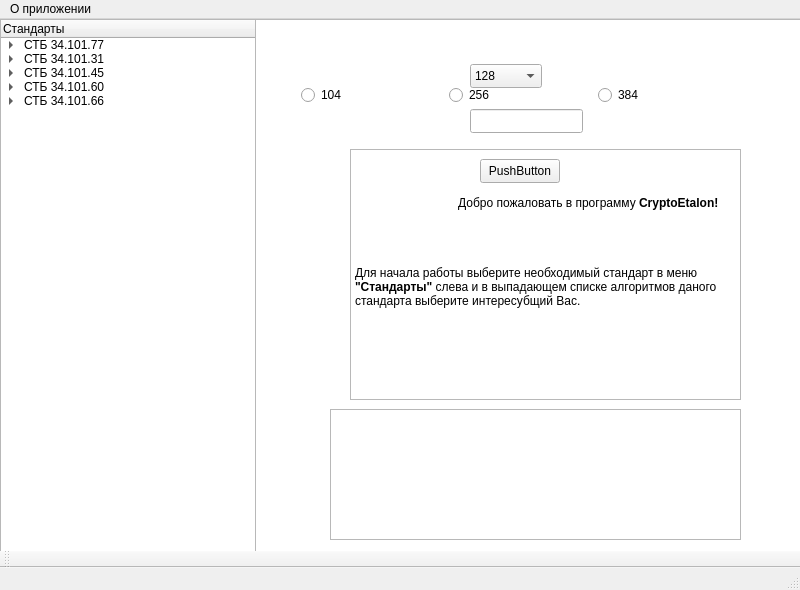
<?xml version="1.0" encoding="UTF-8"?>
<ui version="4.0">
 <class>MainWindow</class>
 <widget class="QMainWindow" name="MainWindow">
  <property name="geometry">
   <rect>
    <x>0</x>
    <y>0</y>
    <width>800</width>
    <height>590</height>
   </rect>
  </property>
  <property name="windowTitle">
   <string>MainWindow</string>
  </property>
  <widget class="QWidget" name="centralwidget">
   <widget class="QTreeWidget" name="treeWidget">
    <property name="geometry">
     <rect>
      <x>0</x>
      <y>0</y>
      <width>256</width>
      <height>541</height>
     </rect>
    </property>
    <column>
     <property name="text">
      <string>Стандарты</string>
     </property>
    </column>
    <item>
     <property name="text">
      <string>СТБ 34.101.77</string>
     </property>
     <item>
      <property name="text">
       <string>Хеширование (bashHash)</string>
      </property>
     </item>
    </item>
    <item>
     <property name="text">
      <string>СТБ 34.101.31</string>
     </property>
     <item>
      <property name="text">
       <string>Хеширование (beltHash)</string>
      </property>
     </item>
     <item>
      <property name="text">
       <string>Выроботка имитовставки</string>
      </property>
     </item>
    </item>
    <item>
     <property name="text">
      <string>СТБ 34.101.45</string>
     </property>
     <item>
      <property name="text">
       <string>Выработка и проверка ЭЦП</string>
      </property>
     </item>
    </item>
    <item>
     <property name="text">
      <string>СТБ 34.101.60</string>
     </property>
     <item>
      <property name="text">
       <string>Разделение секрета</string>
      </property>
     </item>
     <item>
      <property name="text">
       <string>Восставновление и проверка секрета</string>
      </property>
     </item>
    </item>
    <item>
     <property name="text">
      <string>СТБ 34.101.66</string>
     </property>
     <item>
      <property name="text">
       <string>Построение ключа</string>
      </property>
     </item>
    </item>
   </widget>
   <widget class="QLabel" name="label">
    <property name="geometry">
     <rect>
      <x>360</x>
      <y>140</y>
      <width>81</width>
      <height>101</height>
     </rect>
    </property>
    <property name="styleSheet">
     <string notr="true"/>
    </property>
    <property name="text">
     <string/>
    </property>
   </widget>
   <widget class="QTextBrowser" name="textBrowser">
    <property name="geometry">
     <rect>
      <x>350</x>
      <y>130</y>
      <width>391</width>
      <height>251</height>
     </rect>
    </property>
    <property name="html">
     <string>&lt;!DOCTYPE HTML PUBLIC &quot;-//W3C//DTD HTML 4.0//EN&quot; &quot;http://www.w3.org/TR/REC-html40/strict.dtd&quot;&gt;
&lt;html&gt;&lt;head&gt;&lt;meta name=&quot;qrichtext&quot; content=&quot;1&quot; /&gt;&lt;meta charset=&quot;utf-8&quot; /&gt;&lt;style type=&quot;text/css&quot;&gt;
p, li { white-space: pre-wrap; }
hr { height: 1px; border-width: 0; }
li.unchecked::marker { content: &quot;\2610&quot;; }
li.checked::marker { content: &quot;\2612&quot;; }
&lt;/style&gt;&lt;/head&gt;&lt;body style=&quot; font-family:'Segoe UI'; font-size:9pt; font-weight:400; font-style:normal;&quot;&gt;
&lt;p style=&quot; margin-top:0px; margin-bottom:0px; margin-left:0px; margin-right:0px; -qt-block-indent:0; text-indent:0px;&quot;&gt;                               &lt;/p&gt;
&lt;p style=&quot;-qt-paragraph-type:empty; margin-top:0px; margin-bottom:0px; margin-left:0px; margin-right:0px; -qt-block-indent:0; text-indent:0px;&quot;&gt;&lt;br /&gt;&lt;/p&gt;
&lt;p style=&quot;-qt-paragraph-type:empty; margin-top:0px; margin-bottom:0px; margin-left:0px; margin-right:0px; -qt-block-indent:0; text-indent:0px;&quot;&gt;&lt;br /&gt;&lt;/p&gt;
&lt;p style=&quot; margin-top:0px; margin-bottom:0px; margin-left:0px; margin-right:0px; -qt-block-indent:0; text-indent:0px;&quot;&gt;                               Добро пожаловать в программу &lt;span style=&quot; font-weight:700;&quot;&gt;CryptoEtalon!&lt;/span&gt;&lt;/p&gt;
&lt;p style=&quot;-qt-paragraph-type:empty; margin-top:0px; margin-bottom:0px; margin-left:0px; margin-right:0px; -qt-block-indent:0; text-indent:0px;&quot;&gt;&lt;br /&gt;&lt;/p&gt;
&lt;p style=&quot;-qt-paragraph-type:empty; margin-top:0px; margin-bottom:0px; margin-left:0px; margin-right:0px; -qt-block-indent:0; text-indent:0px;&quot;&gt;&lt;br /&gt;&lt;/p&gt;
&lt;p style=&quot;-qt-paragraph-type:empty; margin-top:0px; margin-bottom:0px; margin-left:0px; margin-right:0px; -qt-block-indent:0; text-indent:0px;&quot;&gt;&lt;br /&gt;&lt;/p&gt;
&lt;p style=&quot;-qt-paragraph-type:empty; margin-top:0px; margin-bottom:0px; margin-left:0px; margin-right:0px; -qt-block-indent:0; text-indent:0px;&quot;&gt;&lt;br /&gt;&lt;/p&gt;
&lt;p style=&quot; margin-top:0px; margin-bottom:0px; margin-left:0px; margin-right:0px; -qt-block-indent:0; text-indent:0px;&quot;&gt;Для начала работы выберите необходимый стандарт в меню &lt;span style=&quot; font-weight:700;&quot;&gt;&amp;quot;Стандарты&amp;quot;&lt;/span&gt; слева и в выпадающем списке алгоритмов даного стандарта выберите интересубщий Вас.&lt;/p&gt;&lt;/body&gt;&lt;/html&gt;</string>
    </property>
   </widget>
   <widget class="QTextBrowser" name="textBrowser_2">
    <property name="geometry">
     <rect>
      <x>250</x>
      <y>0</y>
      <width>561</width>
      <height>591</height>
     </rect>
    </property>
   </widget>
   <widget class="QComboBox" name="comboBox">
    <property name="geometry">
     <rect>
      <x>470</x>
      <y>45</y>
      <width>72</width>
      <height>24</height>
     </rect>
    </property>
    <item>
     <property name="text">
      <string>128</string>
     </property>
    </item>
    <item>
     <property name="text">
      <string>192</string>
     </property>
    </item>
    <item>
     <property name="text">
      <string>256</string>
     </property>
    </item>
   </widget>
   <widget class="QLabel" name="label_2">
    <property name="geometry">
     <rect>
      <x>280</x>
      <y>10</y>
      <width>131</width>
      <height>31</height>
     </rect>
    </property>
    <property name="text">
     <string/>
    </property>
   </widget>
   <widget class="QLabel" name="label_3">
    <property name="geometry">
     <rect>
      <x>280</x>
      <y>40</y>
      <width>211</width>
      <height>31</height>
     </rect>
    </property>
    <property name="text">
     <string/>
    </property>
   </widget>
   <widget class="QLabel" name="label_4">
    <property name="geometry">
     <rect>
      <x>270</x>
      <y>320</y>
      <width>501</width>
      <height>91</height>
     </rect>
    </property>
    <property name="lineWidth">
     <number>3</number>
    </property>
    <property name="text">
     <string/>
    </property>
    <property name="wordWrap">
     <bool>true</bool>
    </property>
   </widget>
   <widget class="QTextBrowser" name="textBrowser_3">
    <property name="geometry">
     <rect>
      <x>330</x>
      <y>390</y>
      <width>411</width>
      <height>131</height>
     </rect>
    </property>
   </widget>
   <widget class="QLineEdit" name="lineEdit">
    <property name="enabled">
     <bool>true</bool>
    </property>
    <property name="geometry">
     <rect>
      <x>470</x>
      <y>90</y>
      <width>113</width>
      <height>24</height>
     </rect>
    </property>
    <property name="tabletTracking">
     <bool>false</bool>
    </property>
    <property name="text">
     <string/>
    </property>
   </widget>
   <widget class="QRadioButton" name="radioButton_10">
    <property name="geometry">
     <rect>
      <x>598</x>
      <y>65</y>
      <width>43</width>
      <height>22</height>
     </rect>
    </property>
    <property name="text">
     <string>384</string>
    </property>
   </widget>
   <widget class="QRadioButton" name="radioButton_9">
    <property name="geometry">
     <rect>
      <x>449</x>
      <y>65</y>
      <width>43</width>
      <height>22</height>
     </rect>
    </property>
    <property name="text">
     <string>256</string>
    </property>
   </widget>
   <widget class="QRadioButton" name="radioButton_11">
    <property name="geometry">
     <rect>
      <x>301</x>
      <y>65</y>
      <width>43</width>
      <height>22</height>
     </rect>
    </property>
    <property name="text">
     <string>104</string>
    </property>
   </widget>
   <widget class="QPushButton" name="pushButton">
    <property name="geometry">
     <rect>
      <x>480</x>
      <y>140</y>
      <width>80</width>
      <height>24</height>
     </rect>
    </property>
    <property name="text">
     <string>PushButton</string>
    </property>
   </widget>
   <zorder>textBrowser_2</zorder>
   <zorder>treeWidget</zorder>
   <zorder>textBrowser</zorder>
   <zorder>label</zorder>
   <zorder>comboBox</zorder>
   <zorder>label_2</zorder>
   <zorder>label_3</zorder>
   <zorder>radioButton_10</zorder>
   <zorder>radioButton_9</zorder>
   <zorder>radioButton_11</zorder>
   <zorder>label_4</zorder>
   <zorder>textBrowser_3</zorder>
   <zorder>lineEdit</zorder>
   <zorder>pushButton</zorder>
  </widget>
  <widget class="QMenuBar" name="menubar">
   <property name="geometry">
    <rect>
     <x>0</x>
     <y>0</y>
     <width>800</width>
     <height>21</height>
    </rect>
   </property>
   <widget class="QMenu" name="menuvdv">
    <property name="title">
     <string>О приложении</string>
    </property>
    <addaction name="action_2"/>
   </widget>
   <addaction name="menuvdv"/>
  </widget>
  <widget class="QStatusBar" name="statusbar"/>
  <widget class="QToolBar" name="toolBar">
   <property name="windowTitle">
    <string>toolBar</string>
   </property>
   <attribute name="toolBarArea">
    <enum>BottomToolBarArea</enum>
   </attribute>
   <attribute name="toolBarBreak">
    <bool>false</bool>
   </attribute>
  </widget>
  <action name="action">
   <property name="text">
    <string>Версия</string>
   </property>
  </action>
  <action name="action_2">
   <property name="text">
    <string>Версия</string>
   </property>
  </action>
 </widget>
 <resources/>
 <connections/>
</ui>
